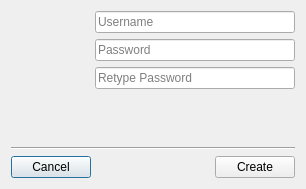
<?xml version="1.0" encoding="UTF-8"?>
<ui version="4.0">
 <class>AddUserDialog</class>
 <widget class="QDialog" name="AddUserDialog">
  <property name="geometry">
   <rect>
    <x>0</x>
    <y>0</y>
    <width>306</width>
    <height>189</height>
   </rect>
  </property>
  <property name="windowTitle">
   <string>Add User</string>
  </property>
  <property name="windowIcon">
   <iconset resource="../resources.qrc">
    <normaloff>:/images/resources/adduser.png</normaloff>:/images/resources/adduser.png</iconset>
  </property>
  <layout class="QVBoxLayout" name="verticalLayout_2">
   <item>
    <layout class="QHBoxLayout" name="horizontalLayout_2">
     <property name="spacing">
      <number>20</number>
     </property>
     <item>
      <widget class="QLabel" name="labelImage">
       <property name="minimumSize">
        <size>
         <width>64</width>
         <height>64</height>
        </size>
       </property>
       <property name="maximumSize">
        <size>
         <width>64</width>
         <height>64</height>
        </size>
       </property>
       <property name="text">
        <string/>
       </property>
       <property name="pixmap">
        <pixmap resource="../resources.qrc">:/images/resources/adduser.png</pixmap>
       </property>
       <property name="scaledContents">
        <bool>true</bool>
       </property>
      </widget>
     </item>
     <item>
      <layout class="QVBoxLayout" name="verticalLayout">
       <property name="spacing">
        <number>6</number>
       </property>
       <item>
        <widget class="QLineEdit" name="textBoxUsername">
         <property name="sizePolicy">
          <sizepolicy hsizetype="Expanding" vsizetype="Fixed">
           <horstretch>0</horstretch>
           <verstretch>0</verstretch>
          </sizepolicy>
         </property>
         <property name="minimumSize">
          <size>
           <width>200</width>
           <height>0</height>
          </size>
         </property>
         <property name="placeholderText">
          <string>Username</string>
         </property>
        </widget>
       </item>
       <item>
        <widget class="QLineEdit" name="textBoxPassword">
         <property name="sizePolicy">
          <sizepolicy hsizetype="Expanding" vsizetype="Fixed">
           <horstretch>0</horstretch>
           <verstretch>0</verstretch>
          </sizepolicy>
         </property>
         <property name="minimumSize">
          <size>
           <width>200</width>
           <height>0</height>
          </size>
         </property>
         <property name="echoMode">
          <enum>QLineEdit::Password</enum>
         </property>
         <property name="placeholderText">
          <string>Password</string>
         </property>
        </widget>
       </item>
       <item>
        <widget class="QLineEdit" name="textBoxVerifiedPassword">
         <property name="sizePolicy">
          <sizepolicy hsizetype="Expanding" vsizetype="Fixed">
           <horstretch>0</horstretch>
           <verstretch>0</verstretch>
          </sizepolicy>
         </property>
         <property name="minimumSize">
          <size>
           <width>200</width>
           <height>0</height>
          </size>
         </property>
         <property name="echoMode">
          <enum>QLineEdit::Password</enum>
         </property>
         <property name="placeholderText">
          <string>Retype Password</string>
         </property>
        </widget>
       </item>
       <item>
        <spacer name="verticalSpacer">
         <property name="orientation">
          <enum>Qt::Vertical</enum>
         </property>
         <property name="sizeHint" stdset="0">
          <size>
           <width>20</width>
           <height>40</height>
          </size>
         </property>
        </spacer>
       </item>
      </layout>
     </item>
    </layout>
   </item>
   <item>
    <spacer name="verticalSpacer_2">
     <property name="orientation">
      <enum>Qt::Vertical</enum>
     </property>
     <property name="sizeType">
      <enum>QSizePolicy::Fixed</enum>
     </property>
     <property name="sizeHint" stdset="0">
      <size>
       <width>20</width>
       <height>10</height>
      </size>
     </property>
    </spacer>
   </item>
   <item>
    <widget class="Line" name="line">
     <property name="orientation">
      <enum>Qt::Horizontal</enum>
     </property>
    </widget>
   </item>
   <item>
    <layout class="QHBoxLayout" name="horizontalLayout">
     <item>
      <widget class="QPushButton" name="buttonCancel">
       <property name="text">
        <string>Cancel</string>
       </property>
      </widget>
     </item>
     <item>
      <spacer name="horizontalSpacer">
       <property name="orientation">
        <enum>Qt::Horizontal</enum>
       </property>
       <property name="sizeHint" stdset="0">
        <size>
         <width>40</width>
         <height>20</height>
        </size>
       </property>
      </spacer>
     </item>
     <item>
      <widget class="QPushButton" name="buttonCreate">
       <property name="text">
        <string>Create</string>
       </property>
      </widget>
     </item>
    </layout>
   </item>
  </layout>
 </widget>
 <tabstops>
  <tabstop>textBoxUsername</tabstop>
  <tabstop>textBoxPassword</tabstop>
  <tabstop>textBoxVerifiedPassword</tabstop>
  <tabstop>buttonCancel</tabstop>
  <tabstop>buttonCreate</tabstop>
 </tabstops>
 <resources>
  <include location="../resources.qrc"/>
 </resources>
 <connections/>
</ui>
